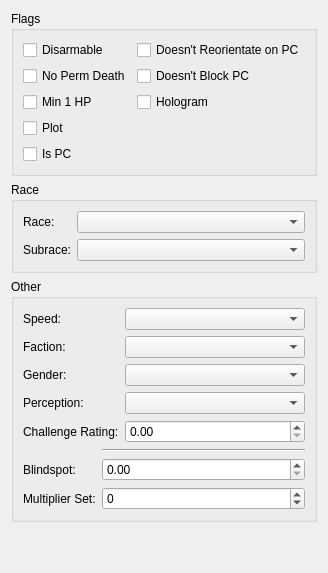
      <widget class="QWidget" name="advancedTab">
       <attribute name="title">
        <string>Advanced</string>
       </attribute>
       <layout class="QVBoxLayout" name="verticalLayout_4" stretch="1,1,0,0">
        <item>
         <widget class="QGroupBox" name="groupBox_3">
          <property name="title">
           <string>Flags</string>
          </property>
          <layout class="QHBoxLayout" name="horizontalLayout_9">
           <item>
            <layout class="QVBoxLayout" name="verticalLayout_2">
             <item>
              <widget class="QCheckBox" name="disarmableCheckbox">
               <property name="sizePolicy">
                <sizepolicy hsizetype="Minimum" vsizetype="Preferred">
                 <horstretch>0</horstretch>
                 <verstretch>0</verstretch>
                </sizepolicy>
               </property>
               <property name="text">
                <string>Disarmable</string>
               </property>
              </widget>
             </item>
             <item>
              <widget class="QCheckBox" name="noPermDeathCheckbox">
               <property name="sizePolicy">
                <sizepolicy hsizetype="Minimum" vsizetype="Preferred">
                 <horstretch>0</horstretch>
                 <verstretch>0</verstretch>
                </sizepolicy>
               </property>
               <property name="text">
                <string>No Perm Death</string>
               </property>
              </widget>
             </item>
             <item>
              <widget class="QCheckBox" name="min1HpCheckbox">
               <property name="sizePolicy">
                <sizepolicy hsizetype="Minimum" vsizetype="Preferred">
                 <horstretch>0</horstretch>
                 <verstretch>0</verstretch>
                </sizepolicy>
               </property>
               <property name="text">
                <string>Min 1 HP</string>
               </property>
              </widget>
             </item>
             <item>
              <widget class="QCheckBox" name="plotCheckbox">
               <property name="sizePolicy">
                <sizepolicy hsizetype="Minimum" vsizetype="Preferred">
                 <horstretch>0</horstretch>
                 <verstretch>0</verstretch>
                </sizepolicy>
               </property>
               <property name="text">
                <string>Plot</string>
               </property>
              </widget>
             </item>
             <item>
              <widget class="QCheckBox" name="isPcCheckbox">
               <property name="sizePolicy">
                <sizepolicy hsizetype="Minimum" vsizetype="Preferred">
                 <horstretch>0</horstretch>
                 <verstretch>0</verstretch>
                </sizepolicy>
               </property>
               <property name="text">
                <string>Is PC</string>
               </property>
              </widget>
             </item>
            </layout>
           </item>
           <item>
            <layout class="QVBoxLayout" name="verticalLayout_3">
             <item>
              <widget class="QCheckBox" name="noReorientateCheckbox">
               <property name="text">
                <string>Doesn't Reorientate on PC</string>
               </property>
              </widget>
             </item>
             <item>
              <widget class="QCheckBox" name="noBlockCheckbox">
               <property name="text">
                <string>Doesn't Block PC</string>
               </property>
              </widget>
             </item>
             <item>
              <widget class="QCheckBox" name="hologramCheckbox">
               <property name="text">
                <string>Hologram</string>
               </property>
              </widget>
             </item>
             <item>
              <spacer name="verticalSpacer">
               <property name="orientation">
                <enum>Qt::Vertical</enum>
               </property>
               <property name="sizeHint" stdset="0">
                <size>
                 <width>20</width>
                 <height>40</height>
                </size>
               </property>
              </spacer>
             </item>
            </layout>
           </item>
          </layout>
         </widget>
        </item>
        <item>
         <widget class="QGroupBox" name="groupBox_4">
          <property name="title">
           <string>Race</string>
          </property>
          <layout class="QFormLayout" name="formLayout_2">
           <item row="0" column="0">
            <widget class="QLabel" name="label_8">
             <property name="text">
              <string>Race:</string>
             </property>
            </widget>
           </item>
           <item row="0" column="1">
            <widget class="ComboBox2DA" name="raceSelect">
             <property name="sizePolicy">
              <sizepolicy hsizetype="Preferred" vsizetype="Preferred">
               <horstretch>0</horstretch>
               <verstretch>0</verstretch>
              </sizepolicy>
             </property>
            </widget>
           </item>
           <item row="1" column="0">
            <widget class="QLabel" name="label_9">
             <property name="text">
              <string>Subrace:</string>
             </property>
            </widget>
           </item>
           <item row="1" column="1">
            <widget class="ComboBox2DA" name="subraceSelect">
             <property name="sizePolicy">
              <sizepolicy hsizetype="Preferred" vsizetype="Preferred">
               <horstretch>0</horstretch>
               <verstretch>0</verstretch>
              </sizepolicy>
             </property>
            </widget>
           </item>
          </layout>
         </widget>
        </item>
        <item>
         <widget class="QGroupBox" name="groupBox_5">
          <property name="title">
           <string>Other</string>
          </property>
          <layout class="QVBoxLayout" name="verticalLayout_18">
           <item>
            <layout class="QFormLayout" name="formLayout_3">
             <item row="0" column="0">
              <widget class="QLabel" name="label_16">
               <property name="sizePolicy">
                <sizepolicy hsizetype="Preferred" vsizetype="Preferred">
                 <horstretch>1</horstretch>
                 <verstretch>0</verstretch>
                </sizepolicy>
               </property>
               <property name="text">
                <string>Speed:</string>
               </property>
              </widget>
             </item>
             <item row="0" column="1">
              <widget class="ComboBox2DA" name="speedSelect">
               <property name="sizePolicy">
                <sizepolicy hsizetype="Preferred" vsizetype="Preferred">
                 <horstretch>0</horstretch>
                 <verstretch>0</verstretch>
                </sizepolicy>
               </property>
              </widget>
             </item>
             <item row="1" column="0">
              <widget class="QLabel" name="label_11">
               <property name="sizePolicy">
                <sizepolicy hsizetype="Preferred" vsizetype="Preferred">
                 <horstretch>1</horstretch>
                 <verstretch>0</verstretch>
                </sizepolicy>
               </property>
               <property name="text">
                <string>Faction:</string>
               </property>
              </widget>
             </item>
             <item row="1" column="1">
              <widget class="ComboBox2DA" name="factionSelect">
               <property name="sizePolicy">
                <sizepolicy hsizetype="Preferred" vsizetype="Preferred">
                 <horstretch>0</horstretch>
                 <verstretch>0</verstretch>
                </sizepolicy>
               </property>
              </widget>
             </item>
             <item row="2" column="0">
              <widget class="QLabel" name="genderAdvancedLabel">
               <property name="sizePolicy">
                <sizepolicy hsizetype="Preferred" vsizetype="Preferred">
                 <horstretch>1</horstretch>
                 <verstretch>0</verstretch>
                </sizepolicy>
               </property>
               <property name="text">
                <string>Gender:</string>
               </property>
              </widget>
             </item>
             <item row="2" column="1">
              <widget class="ComboBox2DA" name="genderSelect">
               <property name="sizePolicy">
                <sizepolicy hsizetype="Preferred" vsizetype="Preferred">
                 <horstretch>0</horstretch>
                 <verstretch>0</verstretch>
                </sizepolicy>
               </property>
              </widget>
             </item>
             <item row="3" column="0">
              <widget class="QLabel" name="label_12">
               <property name="sizePolicy">
                <sizepolicy hsizetype="Preferred" vsizetype="Preferred">
                 <horstretch>1</horstretch>
                 <verstretch>0</verstretch>
                </sizepolicy>
               </property>
               <property name="text">
                <string>Perception:</string>
               </property>
              </widget>
             </item>
             <item row="3" column="1">
              <widget class="ComboBox2DA" name="perceptionSelect">
               <property name="sizePolicy">
                <sizepolicy hsizetype="Preferred" vsizetype="Preferred">
                 <horstretch>0</horstretch>
                 <verstretch>0</verstretch>
                </sizepolicy>
               </property>
              </widget>
             </item>
             <item row="4" column="0">
              <widget class="QLabel" name="label_13">
               <property name="sizePolicy">
                <sizepolicy hsizetype="Preferred" vsizetype="Preferred">
                 <horstretch>1</horstretch>
                 <verstretch>0</verstretch>
                </sizepolicy>
               </property>
               <property name="text">
                <string>Challenge Rating:</string>
               </property>
              </widget>
             </item>
             <item row="4" column="1">
              <widget class="QDoubleSpinBox" name="challengeRatingSpin">
               <property name="sizePolicy">
                <sizepolicy hsizetype="Preferred" vsizetype="Preferred">
                 <horstretch>0</horstretch>
                 <verstretch>0</verstretch>
                </sizepolicy>
               </property>
              </widget>
             </item>
            </layout>
           </item>
           <item>
            <widget class="QFrame" name="k2onlyBox">
             <property name="frameShape">
              <enum>QFrame::NoFrame</enum>
             </property>
             <property name="frameShadow">
              <enum>QFrame::Plain</enum>
             </property>
             <layout class="QFormLayout" name="formLayout_24">
              <property name="leftMargin">
               <number>0</number>
              </property>
              <property name="topMargin">
               <number>0</number>
              </property>
              <property name="rightMargin">
               <number>0</number>
              </property>
              <property name="bottomMargin">
               <number>0</number>
              </property>
              <item row="1" column="0">
               <widget class="QLabel" name="label_102">
                <property name="sizePolicy">
                 <sizepolicy hsizetype="Preferred" vsizetype="Preferred">
                  <horstretch>1</horstretch>
                  <verstretch>0</verstretch>
                 </sizepolicy>
                </property>
                <property name="text">
                 <string>Blindspot:</string>
                </property>
               </widget>
              </item>
              <item row="1" column="1">
               <widget class="QDoubleSpinBox" name="blindSpotSpin"/>
              </item>
              <item row="2" column="0">
               <widget class="QLabel" name="label_110">
                <property name="sizePolicy">
                 <sizepolicy hsizetype="Preferred" vsizetype="Preferred">
                  <horstretch>1</horstretch>
                  <verstretch>0</verstretch>
                 </sizepolicy>
                </property>
                <property name="text">
                 <string>Multiplier Set:</string>
                </property>
               </widget>
              </item>
              <item row="0" column="1">
               <widget class="Line" name="line">
                <property name="orientation">
                 <enum>Qt::Horizontal</enum>
                </property>
               </widget>
              </item>
              <item row="2" column="1">
               <widget class="QSpinBox" name="multiplierSetSpin">
                <property name="minimum">
                 <number>-2147483648</number>
                </property>
                <property name="maximum">
                 <number>2147483647</number>
                </property>
               </widget>
              </item>
             </layout>
            </widget>
           </item>
          </layout>
         </widget>
        </item>
        <item>
         <spacer name="verticalSpacer_4">
          <property name="orientation">
           <enum>Qt::Vertical</enum>
          </property>
          <property name="sizeHint" stdset="0">
           <size>
            <width>20</width>
            <height>40</height>
           </size>
          </property>
         </spacer>
        </item>
       </layout>
      </widget>
